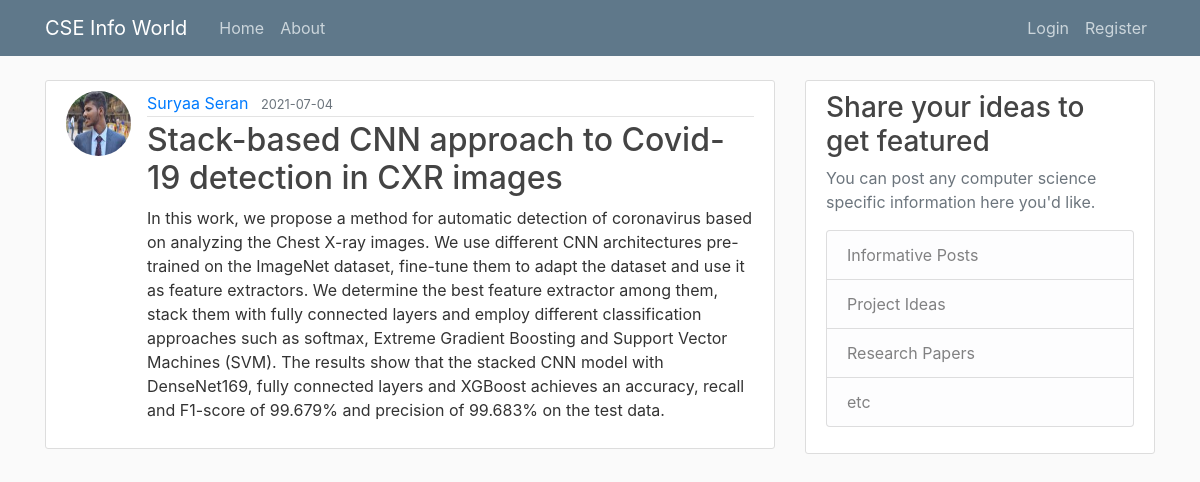
The app's page /post/4 with its own data.
### flaskblog/models.py (models this page shows, shortened)
class User(db.Model, UserMixin):
    id = db.Column(db.Integer, primary_key=True)
    username = db.Column(db.String(20), unique=True, nullable=False)
    email = db.Column(db.String(120), unique=True, nullable=False)
    image_file = db.Column(db.String(20), nullable=False, default='default.jpg')
    password = db.Column(db.String(60), nullable=False)
    posts = db.relationship('Post', backref='author', lazy=True)

class Post(db.Model):
    id = db.Column(db.Integer, primary_key=True)
    title = db.Column(db.String(100), nullable=False)
    date_posted = db.Column(db.DateTime, nullable=False, default=datetime.utcnow)
    content = db.Column(db.Text, nullable=False)
    user_id = db.Column(db.Integer, db.ForeignKey('user.id'), nullable=False)

### flaskblog/posts/routes.py (the view)
@posts.route("/post/<int:post_id>")
def post(post_id):
    post = Post.query.get_or_404(post_id)
    return render_template('post.html', title=post.title, post=post)

### flaskblog/templates/post.html (shortened to what this page needs)
{% extends "layout.html" %}
{% block content %}
  <article class="media content-section">
    <img class="rounded-circle article-img" src="{{ url_for('static', filename='profile_pics/' + post.author.image_file) }}">
    <div class="media-body">
      <div class="article-metadata">
        <a class="mr-2" href="{{ url_for('users.user_posts', username=post.author.username) }}">{{ post.author.username }}</a>
        <small class="text-muted">{{ post.date_posted.strftime('%Y-%m-%d') }}</small>
      </div>
      <h2 class="article-title">{{ post.title }}</h2>
      <p class="article-content">{{ post.content }}</p>
    </div>
  </article>
{% endblock content %}

### flaskblog/static/main.css (style rules this page uses)
body { background: #fafafa; color: #333333; margin-top: 5rem; }
h1, h2, h3, h4, h5, h6 { color: #444444; }
.content-section { background: #ffffff; padding: 10px 20px; border: 1px solid #dddddd; border-radius: 3px; margin-bottom: 20px; }
.article-title { color: #444444; }
.article-content { white-space: pre-line; }
.article-img { height: 65px; width: 65px; margin-right: 16px; }
.article-metadata { padding-bottom: 1px; margin-bottom: 4px; border-bottom: 1px solid #e3e3e3; }

### records on screen
User: image_file (picture), author.username "Suryaa Seran"
Post: date_posted "2021-07-04", title "Stack-based CNN approach to Covid-19 detection in CXR images", content "In this work, we propose a method for automatic detection of coronavirus based on analyzing the Chest X-ray images. We use different CNN architectures pre-trained on the ImageNet dataset, fine-tune them to adapt the dataset and use it as feature extractors. We determine the best feature extractor among them, stack them with fully connected layers and employ different classification approaches such as softmax, Extreme Gradient Boosting and Support Vector Machines (SVM). The results show that the stacked CNN model with DenseNet169, fully connected layers and XGBoost achieves an accuracy, recall and F1-score of 99.679% and precision of 99.683% on the test data."
